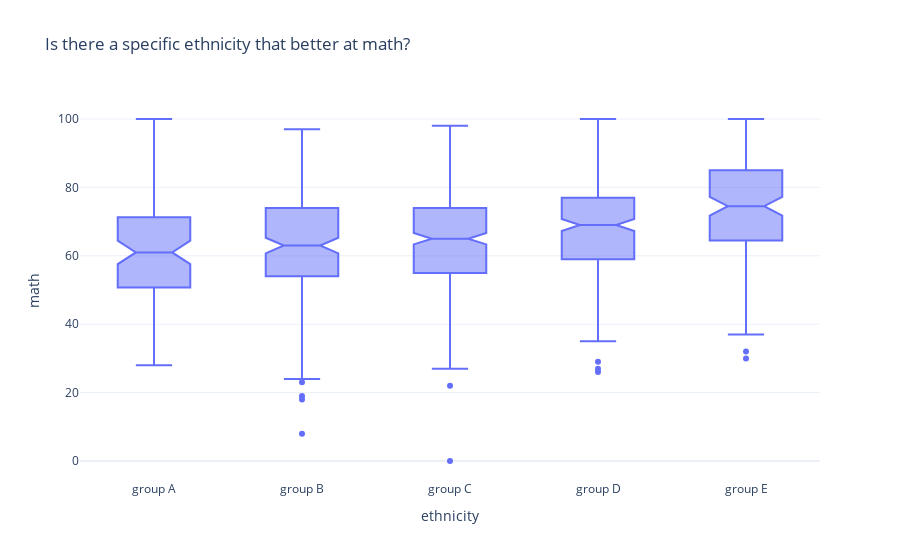

Source (notebook cell):
### Markdown cell above
As you can see Male have higher median than female, that's the easiest way to see a certain catergory performs better with box plot, just see the median. Next let's try to answer out question. At this box plot I added one more parameter which is `notched` to help us see where is the median better.

### Code cell
fig = px.box(df,
             x='ethnicity', 
             y='math',
             template='plotly_white', 
             category_orders={'ethnicity':["group A","group B","group C","group D","group E"]},
             title="Is there a specific ethnicity that better at math?",
             notched=True)
fig.show()

### Figure 1 — Plotly figure (JSON) as saved in the notebook; plotly's stock layout.template omitted (floating-point values rounded to 4 significant figures; data arrays with more than 128 entries replaced by an {"elided": "..."} marker saying what was removed)
{"data": [{"alignmentgroup": "True", "hoverlabel": {"namelength": 0}, "hovertemplate": "ethnicity=%{x}<br>math=%{y}", "legendgroup": "", "marker": {"color": "#636efa"}, "name": "", "notched": true, "offsetgroup": "", "orientation": "v", "showlegend": false, "type": "box", "x": {"elided": "1000 str values"}, "x0": " ", "xaxis": "x", "y": {"elided": "1000 int values"}, "y0": " ", "yaxis": "y"}], "layout": {"boxmode": "group", "legend": {"tracegroupgap": 0}, "title": {"text": "Is there a specific ethnicity that better at math?"}, "xaxis": {"anchor": "y", "categoryarray": ["group A", "group B", "group C", "group D", "group E"], "categoryorder": "array", "domain": [0, 1], "title": {"text": "ethnicity"}}, "yaxis": {"anchor": "x", "domain": [0, 1], "title": {"text": "math"}}}}
